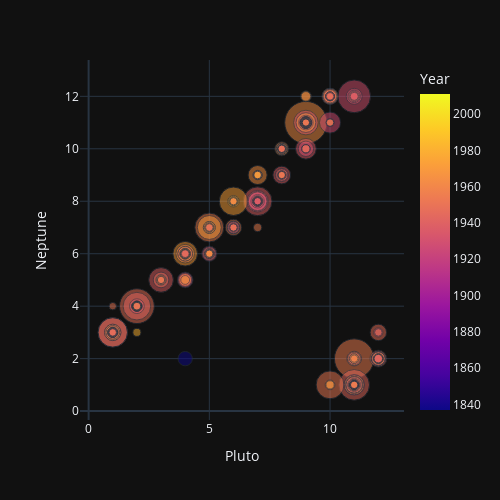

Write notebook code for a chart like this one.
### Markdown cell above
Видно что корреляция есть только внутри двух троек: Солнце, Венера и Меркурий и Уран, Нептун и Плутон. Но вторая тройка объясняется тем, что эти планеты очень далеко от нас и очень медленно меняют свой граду относительно друг друга. Это можно отчетливо заметить на таком графике:

### Code cell
px.scatter(x='Pluto', y='Neptune', size="Wealth", data_frame=Frame, color="Year",template="plotly_dark", opacity=0.5, 
           width=500,height=500,size_max=30,#marginal_x='violin', marginal_y='violin'
          )

### Figure 1 — Plotly figure (JSON) as saved in the notebook; plotly's stock layout.template omitted (floating-point values rounded to 4 significant figures; data arrays with more than 128 entries replaced by an {"elided": "..."} marker saying what was removed)
{"data": [{"hovertemplate": "Pluto=%{x}<br>Neptune=%{y}<br>Wealth=%{marker.size}<br>Year=%{marker.color}<extra></extra>", "legendgroup": "", "marker": {"color": {"elided": "220 int values"}, "coloraxis": "coloraxis", "opacity": 0.5, "size": {"elided": "220 float values"}, "sizemode": "area", "sizeref": 0.1256, "symbol": "circle"}, "mode": "markers", "name": "", "orientation": "v", "showlegend": false, "type": "scatter", "x": {"elided": "220 int values"}, "xaxis": "x", "y": {"elided": "220 int values"}, "yaxis": "y"}], "layout": {"coloraxis": {"colorbar": {"title": {"text": "Year"}}, "colorscale": [[0, "#0d0887"], [0.1111, "#46039f"], [0.2222, "#7201a8"], [0.3333, "#9c179e"], [0.4444, "#bd3786"], [0.5556, "#d8576b"], [0.6667, "#ed7953"], [0.7778, "#fb9f3a"], [0.8889, "#fdca26"], [1, "#f0f921"]]}, "height": 500, "legend": {"itemsizing": "constant", "tracegroupgap": 0}, "margin": {"t": 60}, "width": 500, "xaxis": {"anchor": "y", "domain": [0, 1], "title": {"text": "Pluto"}}, "yaxis": {"anchor": "x", "domain": [0, 1], "title": {"text": "Neptune"}}}}
